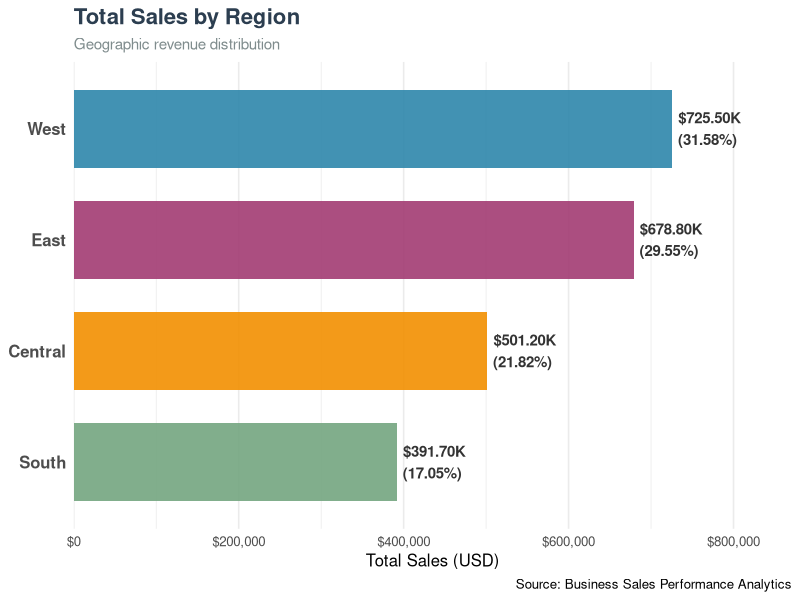
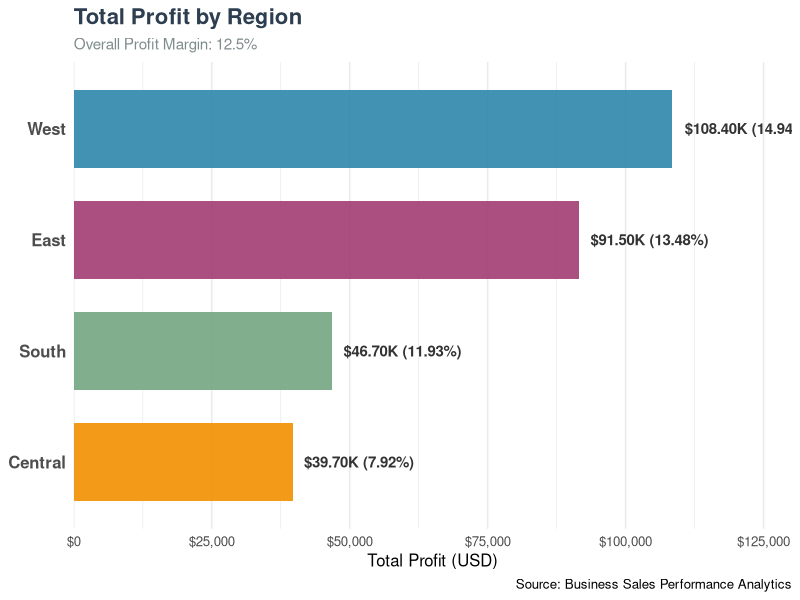
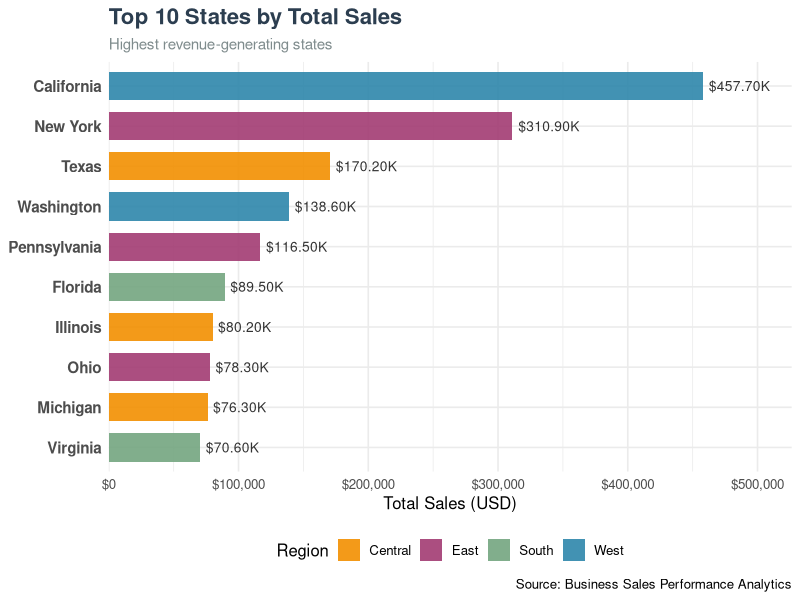
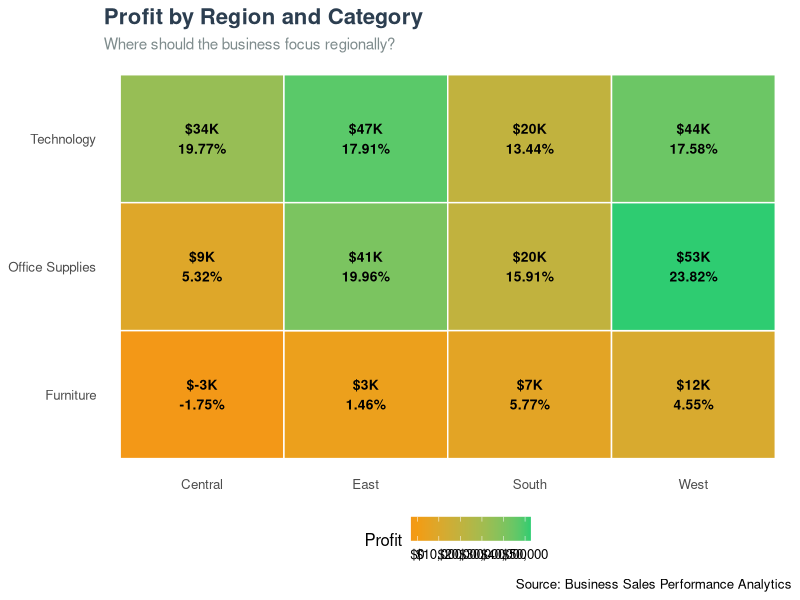

Generate these figures, in order, with R:
# ==================================================
# FUTURE_DS_01
# Regional Analysis
# ==================================================

library(tidyverse)
library(scales)

# Load cleaned data
sales <- read.csv("data/cleaned/Superstore_clean.csv")

# ==================================================
# Regional Performance Summary
# ==================================================

region_analysis <- sales %>%
  group_by(region) %>%
  summarise(
    total_sales = sum(sales, na.rm = TRUE),
    total_profit = sum(profit, na.rm = TRUE),
    total_quantity = sum(quantity, na.rm = TRUE),
    transactions = n(),
    .groups = 'drop'
  ) %>%
  mutate(
    sales_pct = round(total_sales / sum(total_sales) * 100, 2),
    profit_pct = round(total_profit / sum(total_profit) * 100, 2),
    profit_margin = round(total_profit / total_sales * 100, 2)
  ) %>%
  arrange(desc(total_sales))

cat("\n==================== REGIONAL PERFORMANCE ====================\n")
print(region_analysis, width = 200)

# ==================================================
# State-Level Analysis
# ==================================================

state_analysis <- sales %>%
  group_by(region, state) %>%
  summarise(
    total_sales = sum(sales, na.rm = TRUE),
    total_profit = sum(profit, na.rm = TRUE),
    total_quantity = sum(quantity, na.rm = TRUE),
    transactions = n(),
    .groups = 'drop'
  ) %>%
  mutate(
    profit_margin = round(total_profit / total_sales * 100, 2),
    sales_pct = round(total_sales / sum(total_sales) * 100, 2)
  ) %>%
  arrange(desc(total_sales))

cat("\n==================== TOP 10 STATES BY SALES ====================\n")
print(head(state_analysis, 10), width = 200)

cat("\n==================== BOTTOM 10 STATES BY PROFIT ====================\n")
state_analysis %>%
  arrange(total_profit) %>%
  head(10) %>%
  print(width = 200)

# ==================================================
# Region-Category Interaction
# ==================================================

region_category <- sales %>%
  group_by(region, category) %>%
  summarise(
    total_sales = sum(sales, na.rm = TRUE),
    total_profit = sum(profit, na.rm = TRUE),
    .groups = 'drop'
  ) %>%
  mutate(
    profit_margin = round(total_profit / total_sales * 100, 2)
  ) %>%
  arrange(region, desc(total_sales))

cat("\n==================== REGION-CATEGORY MATRIX ====================\n")
print(region_category, n = 20, width = 200)

# ==================================================
# Save Tables
# ==================================================

dir.create("outputs/tables", recursive = TRUE, showWarnings = FALSE)

write.csv(region_analysis, 
          "outputs/tables/region_analysis.csv", 
          row.names = FALSE)

write.csv(state_analysis, 
          "outputs/tables/state_analysis.csv", 
          row.names = FALSE)

write.csv(region_category, 
          "outputs/tables/region_category_matrix.csv", 
          row.names = FALSE)

# ==================================================
# Formatted Regional Report
# ==================================================

region_report <- region_analysis %>%
  mutate(
    total_sales = dollar(total_sales, accuracy = 0.01, big.mark = ","),
    total_profit = dollar(total_profit, accuracy = 0.01, big.mark = ","),
    sales_pct = paste0(sprintf("%.1f", sales_pct), "%"),
    profit_pct = paste0(sprintf("%.1f", profit_pct), "%"),
    profit_margin = paste0(sprintf("%.1f", profit_margin), "%")
  )

write.csv(region_report, 
          "outputs/tables/region_report.csv", 
          row.names = FALSE)

# ==================================================
# Visualization 1: Sales by Region
# ==================================================

dir.create("outputs/figures", recursive = TRUE, showWarnings = FALSE)

region_colors <- c(
  "West" = "#2E86AB",
  "East" = "#A23B72", 
  "Central" = "#F18F01",
  "South" = "#73A580"
)

region_sales_plot <- ggplot(
  region_analysis,
  aes(x = reorder(region, total_sales), 
      y = total_sales,
      fill = region)
) +
  geom_bar(stat = "identity", width = 0.7, alpha = 0.9) +
  geom_text(aes(label = paste0(dollar(round(total_sales/1000, 1), suffix = "K"),
                               "\n(", sales_pct, "%)")),
            hjust = -0.1, size = 3.8, fontface = "bold", color = "gray20") +
  scale_fill_manual(values = region_colors, guide = "none") +
  scale_y_continuous(expand = expansion(mult = c(0, 0.2)),
                     labels = dollar_format()) +
  coord_flip() +
  labs(
    title = "Total Sales by Region",
    subtitle = "Geographic revenue distribution",
    x = NULL,
    y = "Total Sales (USD)",
    caption = "Source: Business Sales Performance Analytics"
  ) +
  theme_minimal(base_size = 12) +
  theme(
    plot.title = element_text(face = "bold", size = 16, color = "#2c3e50"),
    plot.subtitle = element_text(size = 11, color = "#7f8c8d"),
    axis.text.y = element_text(size = 12, face = "bold"),
    panel.grid.major.y = element_blank()
  )

ggsave("outputs/figures/region_sales.png", 
       region_sales_plot, 
       width = 10, 
       height = 6, 
       dpi = 300,
       bg = "white")

# ==================================================
# Visualization 2: Profit by Region
# ==================================================

region_profit_plot <- ggplot(
  region_analysis,
  aes(x = reorder(region, total_profit), 
      y = total_profit,
      fill = region)
) +
  geom_bar(stat = "identity", width = 0.7, alpha = 0.9) +
  geom_text(aes(label = paste0(dollar(round(total_profit/1000, 1), suffix = "K"),
                               " (", profit_margin, "%)")),
            hjust = -0.1, size = 3.8, fontface = "bold", color = "gray20") +
  scale_fill_manual(values = region_colors, guide = "none") +
  scale_y_continuous(expand = expansion(mult = c(0, 0.2)),
                     labels = dollar_format()) +
  coord_flip() +
  labs(
    title = "Total Profit by Region",
    subtitle = paste("Overall Profit Margin:", 
                     sprintf("%.1f%%", sum(region_analysis$total_profit) / 
                               sum(region_analysis$total_sales) * 100)),
    x = NULL,
    y = "Total Profit (USD)",
    caption = "Source: Business Sales Performance Analytics"
  ) +
  theme_minimal(base_size = 12) +
  theme(
    plot.title = element_text(face = "bold", size = 16, color = "#2c3e50"),
    plot.subtitle = element_text(size = 11, color = "#7f8c8d"),
    axis.text.y = element_text(size = 12, face = "bold"),
    panel.grid.major.y = element_blank()
  )

ggsave("outputs/figures/region_profit.png", 
       region_profit_plot, 
       width = 10, 
       height = 6, 
       dpi = 300,
       bg = "white")

# ==================================================
# Visualization 3: Top 10 States by Sales
# ==================================================

top10_states <- state_analysis %>%
  arrange(desc(total_sales)) %>%
  head(10)

state_sales_plot <- ggplot(
  top10_states,
  aes(x = reorder(state, total_sales), 
      y = total_sales,
      fill = region)
) +
  geom_bar(stat = "identity", width = 0.7, alpha = 0.9) +
  geom_text(aes(label = dollar(round(total_sales/1000, 1), suffix = "K")),
            hjust = -0.1, size = 3.5, color = "gray20") +
  scale_fill_manual(values = region_colors, name = "Region") +
  scale_y_continuous(expand = expansion(mult = c(0, 0.15)),
                     labels = dollar_format()) +
  coord_flip() +
  labs(
    title = "Top 10 States by Total Sales",
    subtitle = "Highest revenue-generating states",
    x = NULL,
    y = "Total Sales (USD)",
    caption = "Source: Business Sales Performance Analytics"
  ) +
  theme_minimal(base_size = 12) +
  theme(
    plot.title = element_text(face = "bold", size = 16, color = "#2c3e50"),
    plot.subtitle = element_text(size = 11, color = "#7f8c8d"),
    axis.text.y = element_text(size = 11, face = "bold"),
    legend.position = "bottom"
  )

ggsave("outputs/figures/top10_states_sales.png", 
       state_sales_plot, 
       width = 10, 
       height = 6, 
       dpi = 300,
       bg = "white")

# ==================================================
# Visualization 4: Region-Category Heatmap Data
# ==================================================

region_category_plot <- ggplot(
  region_category,
  aes(x = region, y = category, fill = total_profit)
) +
  geom_tile(color = "white", size = 0.5) +
  geom_text(aes(label = paste0("$", round(total_profit/1000, 0), "K\n", 
                               profit_margin, "%")),
            size = 3.5, fontface = "bold") +
  scale_fill_gradient2(low = "#e74c3c", mid = "#f39c12", high = "#2ecc71",
                       midpoint = 0, labels = dollar_format(),
                       name = "Profit") +
  labs(
    title = "Profit by Region and Category",
    subtitle = "Where should the business focus regionally?",
    x = NULL,
    y = NULL,
    caption = "Source: Business Sales Performance Analytics"
  ) +
  theme_minimal(base_size = 12) +
  theme(
    plot.title = element_text(face = "bold", size = 16, color = "#2c3e50"),
    plot.subtitle = element_text(size = 11, color = "#7f8c8d"),
    legend.position = "bottom",
    panel.grid = element_blank()
  )

ggsave("outputs/figures/region_category_heatmap.png", 
       region_category_plot, 
       width = 10, 
       height = 6, 
       dpi = 300,
       bg = "white")

# ==================================================
# Summary Statistics
# ==================================================

cat("\n==================== REGIONAL SUMMARY ====================\n")
cat("Best Region (Sales):", region_analysis$region[1], 
    "-", dollar(region_analysis$total_sales[1]), "\n")
cat("Best Region (Profit):", 
    region_analysis$region[which.max(region_analysis$total_profit)], 
    "-", dollar(max(region_analysis$total_profit)), "\n")
cat("Best Profit Margin:", 
    region_analysis$region[which.max(region_analysis$profit_margin)],
    "-", sprintf("%.1f%%", max(region_analysis$profit_margin)), "\n")
cat("Worst Region (Profit):", 
    region_analysis$region[which.min(region_analysis$total_profit)],
    "-", dollar(min(region_analysis$total_profit)), "\n")

cat("\n✓ Regional analysis complete!\n")
